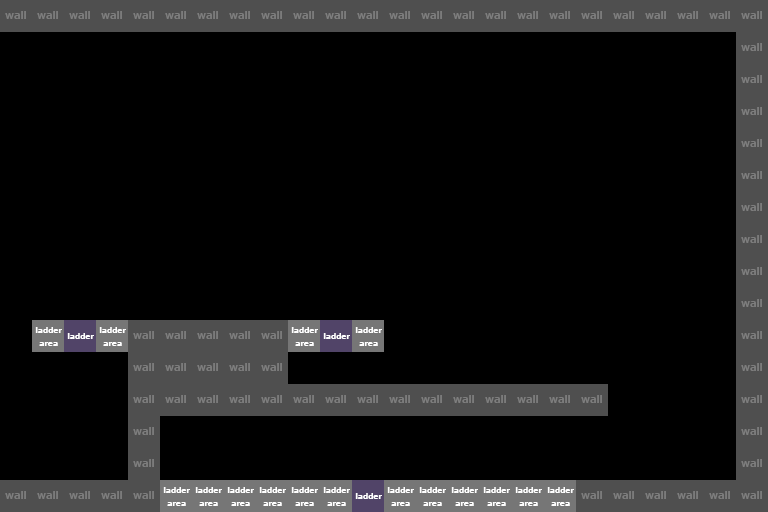

Rendered tile map (Tiled .tmx) drawn with the repository's tilesets; below, a short description and the map source with its tile grids summarised:
An orthogonal 24x16 tile map with 32x32 px tiles, 1 tile layer (structure).

<map version="1.0" orientation="orthogonal" width="24" height="16" tilewidth="32" tileheight="32">
 <properties>
  <property name="bottom" value="" />
  <property name="left" value="" />
 </properties>
 <tileset firstgid="1" name="tilemap" tilewidth="32" tileheight="32">
  <image source="../tilemap.png" width="128" height="64" />
  <tile id="1">
   <properties>
    <property name="type" value="0" />
   </properties>
  </tile>
  <tile id="2">
   <properties>
    <property name="type" value="1" />
   </properties>
  </tile>
  <tile id="3">
   <properties>
    <property name="type" value="L" />
   </properties>
  </tile>
 </tileset>
 <layer name="structure" width="24" height="16">
  <data>[384 cells, 103 non-empty, 4 distinct tile ids]</data>
 </layer>
</map>
